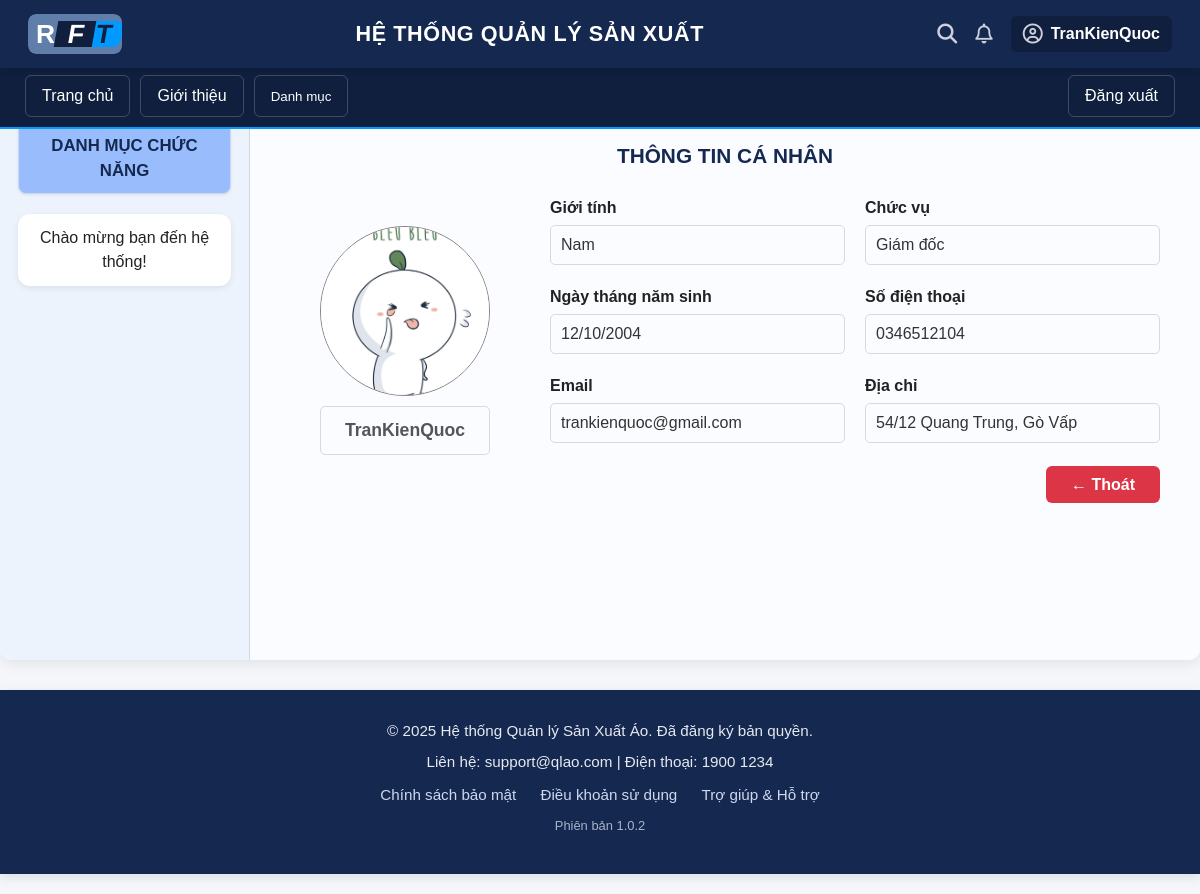
Page /index.php?page=thong-tin-ca-nhan (signed in) on the committed database.
### tables this page shows
CREATE TABLE `nguoidung` (
  `maND` int(11) NOT NULL,
  `hoTen` varchar(100) NOT NULL,
  `gioiTinh` varchar(20) NOT NULL,
  `ngaySinh` date DEFAULT NULL,
  `chucVu` varchar(50) DEFAULT NULL,
  `phongBan` varchar(100) NOT NULL,
  `soDienThoai` varchar(15) DEFAULT NULL,
  `email` varchar(50) DEFAULT NULL,
  `diaChi` varchar(100) DEFAULT NULL,
  `maTK` int(11) NOT NULL,
  `trangThai` tinyint(1) DEFAULT 1,
  `hinhAnh` varchar(255) NOT NULL
);

### app/controllers/ProfileController.php (called while the page is built, shortened)
<?php
require_once 'app/models/UserModel.php';
class ProfileController {
    public function index() {
        $db = (new KetNoi())->connect();
        $userModel = new UserModel($db);
        $maTK = $_SESSION['user']['maTK'];
        $user = $userModel->getUserById($maTK);
        include 'app/views/thongTinCaNhan.php';
    }
}
?>

### app/models/UserModel.php (called while the page is built, shortened)
<?php
class UserModel {
    private $conn;
    public function __construct($db) {
        $this->conn = $db;
    }
    public function getUserById($maTK) {
        $sql = "SELECT maTK, hoTen, gioiTinh, ngaySinh, chucVu, soDienThoai, email, diaChi, hinhAnh
                FROM nguoidung
                WHERE maTK = ?";
        if ($stmt = $this->conn->prepare($sql)) {
            $stmt->bind_param("i", $maTK);
            $stmt->execute();
            $result = $stmt->get_result();
            $user = $result->fetch_assoc();
            return $user ?: null;
        } else {
            error_log("Lỗi truy vấn: " . $this->conn->error);
            return null;
        }
    }
}
?>

### app/views/thongTinCaNhan.php (the view)
<?php
require_once 'app/views/layouts/header.php';
require_once 'app/views/layouts/nav.php';
?>
<div class="main-layout-wrapper_1">
    <?php require_once 'app/views/layouts/sidebar.php'; ?>
    <main class="main-content">
        <h2 class="main-title">THÔNG TIN CÁ NHÂN</h2>
        <div class="profile-layout">
            <div class="profile-left">
                <div class="avatar-box">
                    <?php if (!empty($user['hinhAnh'])): ?>
                        <img src="uploads/avatar/<?php echo htmlspecialchars($user['hinhAnh']); ?>" class="avatar-img"
                            alt="Avatar">
                    <?php else: ?>
                        <div class="avatar-placeholder">👤</div>
                    <?php endif; ?>
                </div>
                <div class="name-box" style="margin-top: 10px;">
                    <?php echo htmlspecialchars($user['hoTen'] ?? 'Không rõ'); ?>
                </div>
            </div>
            <div class="profile-right">
                <div class="form-grid">
                    <div class="form-group">
                        <label>Giới tính</label>
                        <div class="input-box"><?php echo htmlspecialchars($user['gioiTinh'] ?? ''); ?></div>
                    </div>
                    <div class="form-group">
                        <label>Chức vụ</label>
                        <div class="input-box"><?php echo htmlspecialchars($user['chucVu'] ?? ''); ?></div>
                    </div>
                    <div class="form-group">
                        <label>Ngày tháng năm sinh</label>
                        <div class="input-box"><?php
                            if (!empty($user['ngaySinh'])) {
                                echo date('d/m/Y', strtotime($user['ngaySinh']));
                            } else {
                                echo '';
                            }
                            ?></div>
                    </div>
                    <div class="form-group">
                        <label>Số điện thoại</label>
                        <div class="input-box"><?php echo htmlspecialchars($user['soDienThoai'] ?? ''); ?></div>
                    </div>
                    <div class="form-group">
                        <label>Email</label>
                        <div class="input-box"><?php echo htmlspecialchars($user['email'] ?? ''); ?></div>
                    </div>
                    <div class="form-group ">
                        <label>Địa chỉ</label>
                        <div class="input-box"><?php echo htmlspecialchars($user['diaChi'] ?? ''); ?></div>
                    </div>
                </div>
                <div class="profile-footer">
                    <a href="index.php" class="btn-reject">← Thoát</a>
                </div>
            </div>
        </div>
    </main>
</div>
<?php require_once 'app/views/layouts/footer.php'; ?>

### index.php (shortened to what this page needs)
<?php
$page = isset($_GET['page']) ? $_GET['page'] : 'home';
switch ($page) {
    case 'thong-tin-ca-nhan':
        require_once 'app/controllers/ProfileController.php';
        $controller = new ProfileController();
        $controller->index();
        break;
}

### app/views/layouts/header.php (shortened to what this page needs)
<!DOCTYPE html>
<html lang="vi">
<head>
    <link rel="stylesheet" href="https://cdnjs.cloudflare.com/ajax/libs/font-awesome/6.5.0/css/all.min.css">
    <link rel="stylesheet" href="public/css/style.css">
</head>
<body>
    <header class="header">
        <div class="logo" id="logo-interlock">
            <span>R</span><span class="middle-letter">F</span><span>T</span>
        </div>
        <h1>HỆ THỐNG QUẢN LÝ SẢN XUẤT</h1>
        <div class="user-controls">
            <i class="fa-solid fa-magnifying-glass"></i>
            <i class="fa-regular fa-bell"></i>
            <a href="<?php echo isset($_SESSION['user']) ? 'index.php?page=thong-tin-ca-nhan' : 'index.php?page=login'; ?>"
                class="user-link">
                <i class="fa-regular fa-circle-user"></i>
                <?php
                if (isset($_SESSION['user'])) {
                    $tenHienThi = htmlspecialchars($_SESSION['user']['hoTen'] ?? 'Người dùng');
                    echo '<span class="welcome-text"><b>' . $tenHienThi . '</b></span>';
                } else {
                    echo '<span class="welcome-text"><b>Tài Khoản</b></span>';
                }
                ?>
            </a>
        </div>
    </header>

### app/views/layouts/nav.php (shortened to what this page needs)
<nav class="navigation">
    <div class="nav-links">
        <a href="?page=home" class="nav-button">Trang chủ</a>
        <a href="index.php?page=gioithieu" class="nav-button">Giới thiệu</a>
        <?php if(isset($_SESSION['user'])): ?>
            <button class="nav-button" id="menuDanhMuc">Danh mục</button>
        <?php else: ?>
            <button class="nav-button" onclick="alert('Vui lòng đăng nhập để sử dụng danh mục chức năng!')">Danh mục</button>
        <?php endif; ?>
    </div>
    <div class="auth-section">
        <?php
        if (isset($_SESSION['user'])) {
            echo '<a href="index.php?page=logout" class="nav-button">Đăng xuất</a>';
        } else {
            echo '<a href="index.php?page=login" class="nav-button">Đăng nhập</a>';
        }
        ?>
    </div>
</nav>

### app/views/layouts/sidebar.php
<nav class="sidebar-nav">
    <h3>DANH MỤC CHỨC NĂNG</h3>
    <ul id="sidebarList">
        <li><a href="#">Chào mừng bạn đến hệ thống!</a></li>
    </ul>
</nav>

### app/views/layouts/footer.php (shortened to what this page needs)
<footer class="footer">
    <p>© 2025 Hệ thống Quản lý Sản Xuất Áo. Đã đăng ký bản quyền.</p>
    <p>Liên hệ: support@qlao.com | Điện thoại: 1900 1234</p>
    <div class="footer-links">
        <a href="#">Chính sách bảo mật</a>
        <a href="#">Điều khoản sử dụng</a>
        <a href="#">Trợ giúp & Hỗ trợ</a>
    </div>
    <p class="version">Phiên bản 1.0.2</p>
</footer>
</body>
</html>

### rows in the picture
nguoidung: hinhAnh (picture), hoTen "TranKienQuoc", gioiTinh "Nam", chucVu "Giám đốc", ngaySinh "12/10/2004", soDienThoai "0346512104", email "trankienquoc@gmail.com", diaChi "54/12 Quang Trung, Gò Vấp"

### other values in the picture
$tenHienThi "TranKienQuoc"
